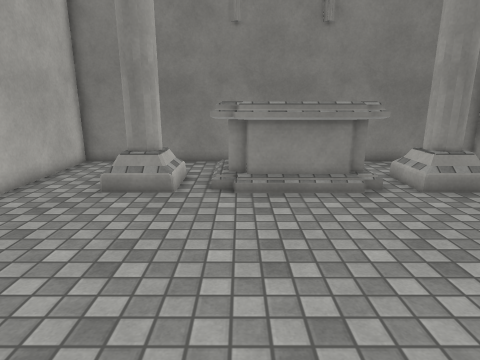
View 1 (above)

14 first-person views from a walk through a scene from a Unity 3-D project. The camera is 1.5 m above the floor, tilts 14° down and sees 75° across. The floor is counted in squares, 0.5 m on a side. Each view is taken from the middle of a square. On the plan, view 1 faces up. The plan holds only what a view shows up to about 20 squares ahead; the rest is blank. Surface patterns are stand-ins for the level's own textures.

View 2
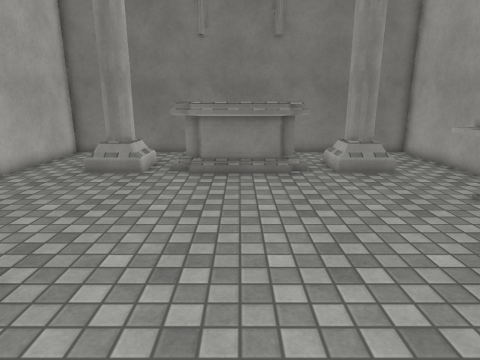

View 3
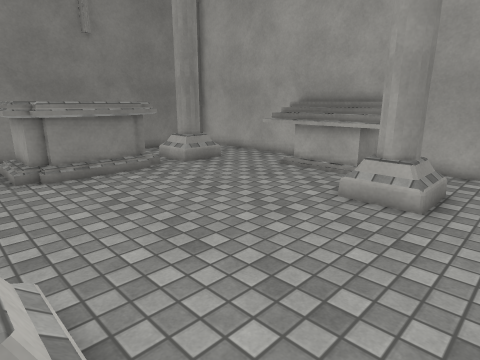

View 4
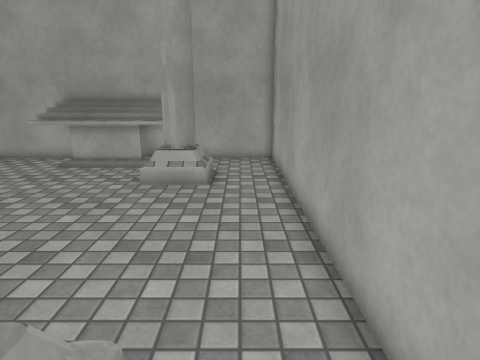

View 5
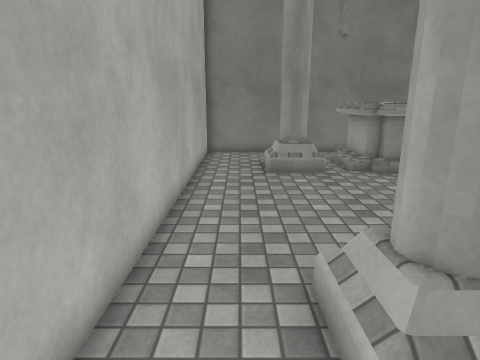

View 6
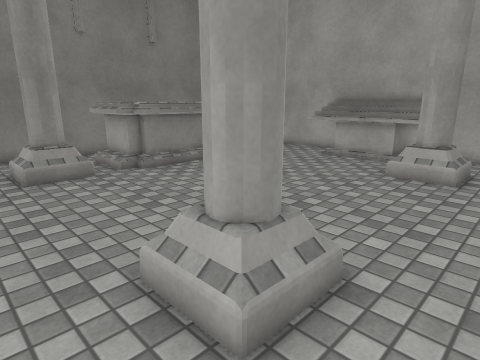

View 7
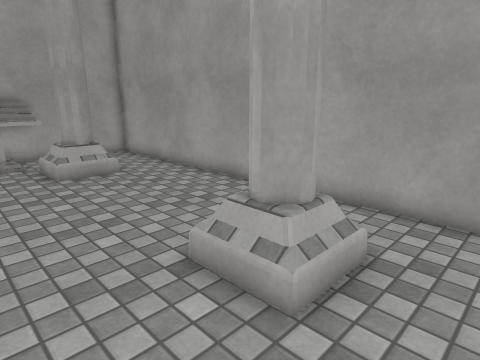

View 8
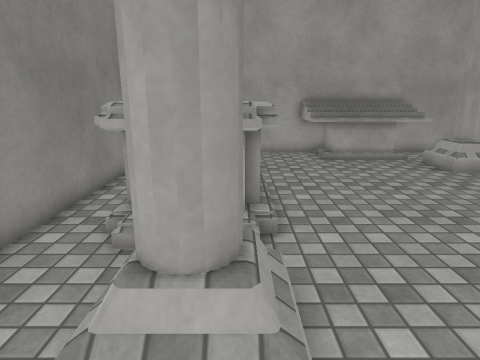

View 9
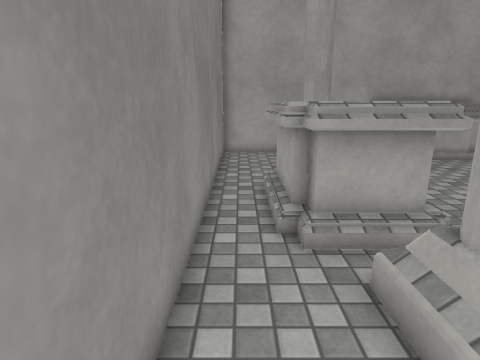

View 10
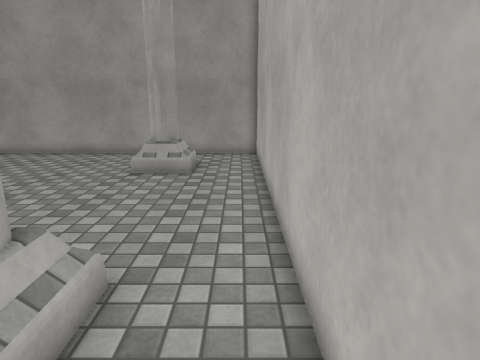

View 11
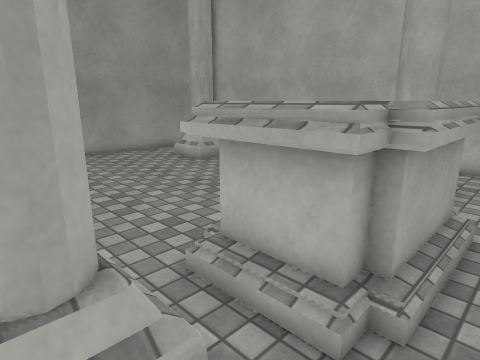

View 12
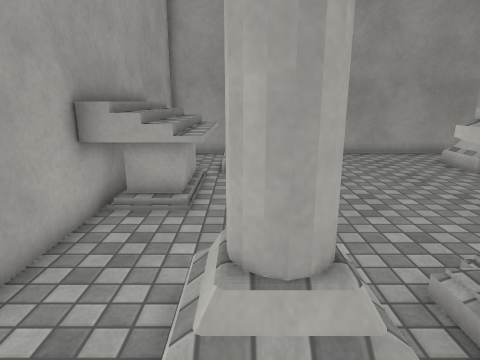

View 13
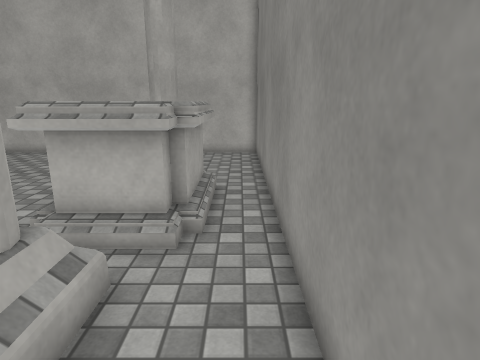

View 14
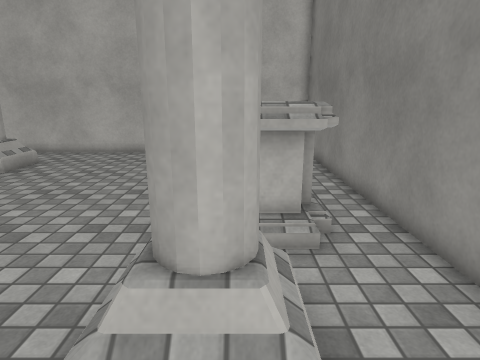

### Floor plan
Key: @ floor where view 1 was taken; # wall or solid block; . floor; ^ raised ledge; O other object.
Columns run from 8 left of view 1 to 12 right of it. Each row starts with its distance up from view 1.
 16 #####################
 15 #...................#
 14 #......OOOOOOO......#
 13 #.....#OO   OO#.....#
 12 #...###OO   OO###...#
 11 #...##.OOOOOOO.##...#
 10 #.......OOOOO.......#
  9 #...................#
  8 #...................#
  7 #................^^^^
  6 #................^^^^
  5 #................^^^^
  4 #................^^^^
  3 #................^^^^
  2 #................^^^^
  1 #...##.........###..#
  0 #...##..@......## ..#
 -1 #...................#
 -2 #...................#
 -3 #...................#
 -4 #####################

Positions as (right, up) in squares from view 1, and headings:
1: (0, 0), facing up
2: (2, -3), facing up
3: (-3, -3), facing up-right
4: (-5, -2), facing right
5: (-6, -3), facing up
6: (-7, -3), facing up-right
7: (-7, 5), facing down-right
8: (-7, 11), facing right
9: (-7, 15), facing right
10: (-7, 15), facing down
11: (8, 15), facing down-left
12: (8, 15), facing down
13: (11, 15), facing left
14: (11, 12), facing left
